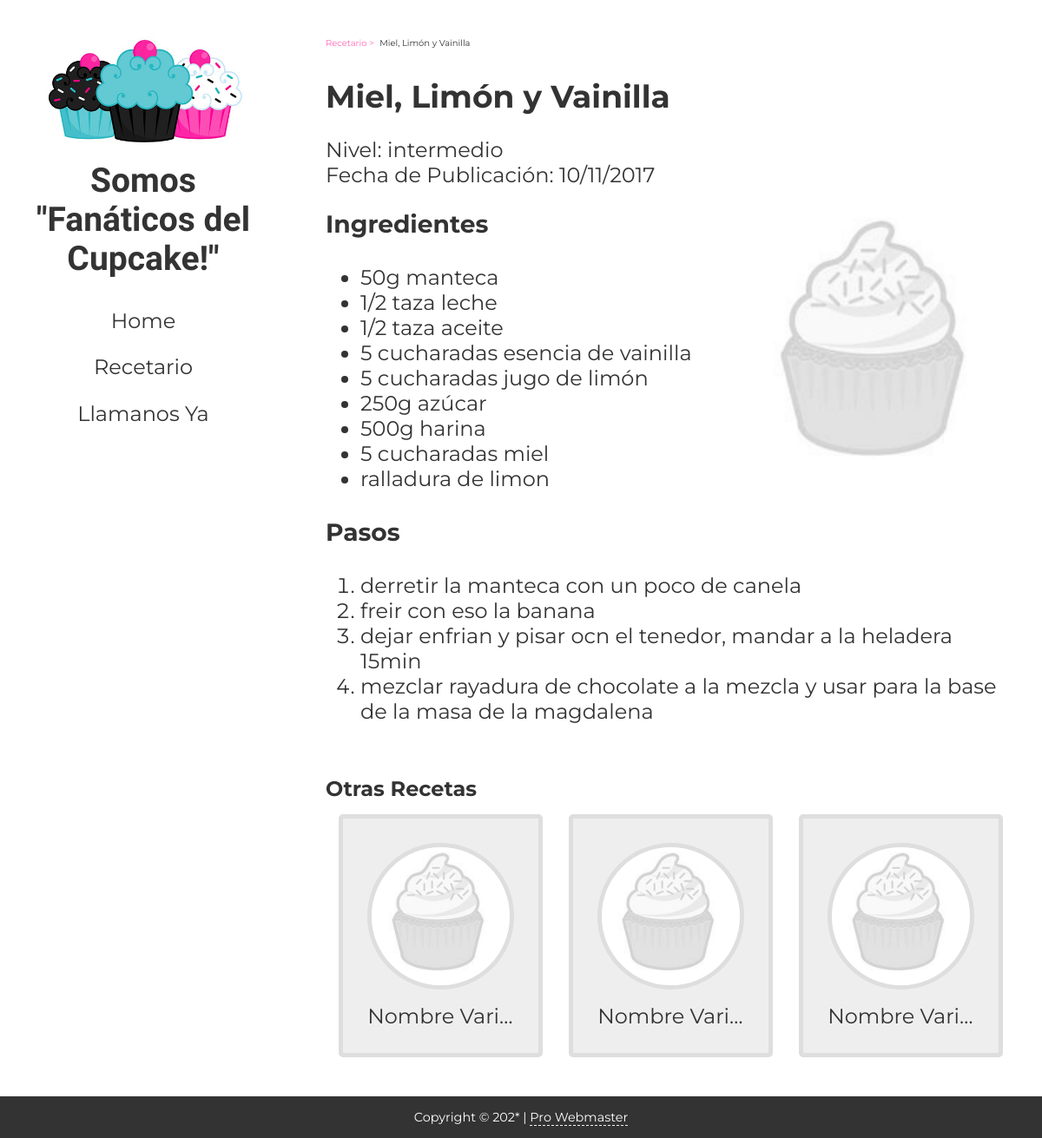
The page /index.php?seccion=detalle&item=00003 on the database its author committed.
### tables this page shows
CREATE TABLE `recetas` (
  `idreceta` int(5) UNSIGNED ZEROFILL NOT NULL,
  `titulo` varchar(200) NOT NULL,
  `ingredientes` text NOT NULL,
  `pasos` text NOT NULL,
  `foto` varchar(200) DEFAULT NULL,
  `quenivel` varchar(1) NOT NULL,
  `fechapub` datetime NOT NULL
);

CREATE TABLE `niveles` (
  `idnivel` varchar(1) NOT NULL,
  `titulo` varchar(120) NOT NULL
);

### php/encoding.php (called while the page is built)
<?php
function mostrarTxt($valor){
	$codificacion = mb_detect_encoding($valor, "UTF-8, ISO-8859-1");
	$valor = iconv($codificacion, "UTF-8", $valor);
	return $valor;
};
?>

### detalle.php (the view, shortened to what this page needs)
 <?php
$queitem = $_GET['item'];
$respuesta = mysqli_query($cnx, "SELECT recetas.*,  niveles.titulo AS elnivel FROM recetas LEFT JOIN niveles ON recetas.quenivel = niveles.idnivel WHERE idreceta=$queitem");
$registroitem = mysqli_fetch_assoc($respuesta);
?>
<div class="migajas">
<ul>
    <li><a href="index.php?seccion=recetario">Recetario</a></li>
    <li><?php
        echo mostrarTxt($registroitem['titulo']);
        ?></li>
</ul>
</div>
			<h2><?php
        echo mostrarTxt($registroitem['titulo']);
        ?></h2>
			<p>
<?php
echo "Nivel: ".$registroitem['elnivel']."<br>";
?>
               Fecha de Publicación: <?php
$fecha = strtotime($registroitem['fechapub']);
$fechaformato = date("j/n/Y", $fecha);
 echo $fechaformato;
                ?></p>
			<div class="detalle">
				<img src="imagenes/default-foto.jpg" alt="Variedad: " class="pic"/>
				<h3>Ingredientes</h3>
				<ul>
				<?php
   $losingredientes = $registroitem['ingredientes'];
   $arrayi = explode(",", $losingredientes);
   foreach($arrayi as $v){
       echo "<li>".mostrarTxt($v)."</li>";
   }
                    ?>
				</ul>
				<h3>Pasos</h3>
				<ol>
					<li>derretir la manteca con un poco de canela</li>
					<li>freir con eso la banana</li>
					<li>dejar enfrian y pisar ocn el tenedor, mandar a la heladera 15min</li>
					<li>mezclar rayadura de chocolate a la mezcla y usar para la base de la masa de la magdalena</li>
				</ol>
			</div>
			<div class="recetas-aleatorias">
			<h4>Otras Recetas</h4>
				<div class="item">
					<a href="detalle.html">
						<img src="imagenes/default-foto.jpg" alt="Foto"/>
					<span>Nombre Variedad</span></a>
				</div>
				<div class="item">
					<a href="detalle.html">
						<img src="imagenes/default-foto.jpg" alt="Foto"/>
					<span>Nombre Variedad mas Largo</span></a>
				</div>
				<div class="item">
					<a href="detalle.html">
						<img src="imagenes/default-foto.jpg" alt="Foto"/>
					<span>Nombre Variedad</span></a>
				</div>
			</div>

### css/estilos.css (style rules this page uses)
* { -webkit-box-sizing: border-box; -moz-box-sizing: border-box; box-sizing: border-box; margin:0; }
a { text-decoration:none; }
body , input, textarea { font-family: 'Montserrat', sans-serif; }
body { color:#333; }
a { color:inherit; }
.item a { border:5px solid #dedede;border-radius:5px;background:#eee; }
.item img { border:5px solid #dedede; border-radius:50%; }
.seccion > p { margin:25px 0; }
.recetas-aleatorias { margin-top:30px; }
.item { padding:15px; }
.item a { display:block;text-align:center;padding:12%; }
.item span { display:block; }
.item img { width:100%;height:auto;margin-bottom:6%; }
.detalle ol, .detalle ul { margin:30px 0; }
.detalle img { display:block; margin:0 auto; }
.migajas ul { margin:0 0 30px 0 ;padding:0; }
.migajas li { display:inline;font-size:10px; }
.migajas a { color:hotpink; }
.migajas a:after { content:" >"; }
@media only screen and (min-width:767px) { .recetas-aleatorias, .recetas-catalogo { overflow:hidden; } }
@media only screen and (min-width:767px) { .recetas-aleatorias .item { float:left;width:33.333%; } }
@media only screen and (min-width:767px) { .recetas-aleatorias .item span , .recetas-catalogo .item span { display:block;overflow:hidden;white-space:nowrap;text-overflow:ellipsis; } }
@media only screen and (min-width:767px) { .detalle { overflow:hidden; } }
@media only screen and (min-width:767px) { .detalle img { float:right; } }
@media only screen and (min-width:1024px) { body { font-size:1.5em; } }
@media only screen and (min-width:1024px) { .detalle img { width:40%; } }

### rows shown on the page
recetas: titulo "Miel, Limón y Vainilla", quenivel.titulo "intermedio", fechapub "10/11/2017", ingredientes "50g manteca", ingredientes "1/2 taza leche", ingredientes "1/2 taza aceite", ingredientes "5 cucharadas esencia de vainilla", ingredientes "5 cucharadas jugo de limón", ingredientes "250g azúcar", ingredientes "500g harina", ingredientes "5 cucharadas miel", ingredientes "ralladura de limon"

### other values the page prints
$v "Home"
$v "Recetario"
$v "Llamanos Ya"
